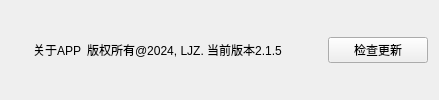
             <widget class="QWidget" name="widget_5_5" native="true">
              <property name="styleSheet">
               <string notr="true"/>
              </property>
              <layout class="QHBoxLayout" name="horizontalLayout_44">
               <item>
                <widget class="IconWidget" name="icon_about" native="true">
                 <property name="sizePolicy">
                  <sizepolicy hsizetype="Fixed" vsizetype="Fixed">
                   <horstretch>0</horstretch>
                   <verstretch>0</verstretch>
                  </sizepolicy>
                 </property>
                 <property name="minimumSize">
                  <size>
                   <width>16</width>
                   <height>16</height>
                  </size>
                 </property>
                </widget>
               </item>
               <item>
                <widget class="StrongBodyLabel" name="label_23">
                 <property name="sizePolicy">
                  <sizepolicy hsizetype="Fixed" vsizetype="Preferred">
                   <horstretch>0</horstretch>
                   <verstretch>0</verstretch>
                  </sizepolicy>
                 </property>
                 <property name="text">
                  <string>关于APP</string>
                 </property>
                </widget>
               </item>
               <item>
                <widget class="CaptionLabel" name="label_24">
                 <property name="sizePolicy">
                  <sizepolicy hsizetype="Fixed" vsizetype="Preferred">
                   <horstretch>0</horstretch>
                   <verstretch>0</verstretch>
                  </sizepolicy>
                 </property>
                 <property name="text">
                  <string>版权所有@2024, LJZ. 当前版本2.1.5</string>
                 </property>
                </widget>
               </item>
               <item>
                <spacer name="horizontalSpacer_13">
                 <property name="orientation">
                  <enum>Qt::Horizontal</enum>
                 </property>
                 <property name="sizeHint" stdset="0">
                  <size>
                   <width>40</width>
                   <height>20</height>
                  </size>
                 </property>
                </spacer>
               </item>
               <item>
                <widget class="PushButton" name="btn_file_blood_5">
                 <property name="sizePolicy">
                  <sizepolicy hsizetype="Fixed" vsizetype="Fixed">
                   <horstretch>0</horstretch>
                   <verstretch>0</verstretch>
                  </sizepolicy>
                 </property>
                 <property name="minimumSize">
                  <size>
                   <width>100</width>
                   <height>0</height>
                  </size>
                 </property>
                 <property name="text">
                  <string>检查更新</string>
                 </property>
                </widget>
               </item>
              </layout>
             </widget>
